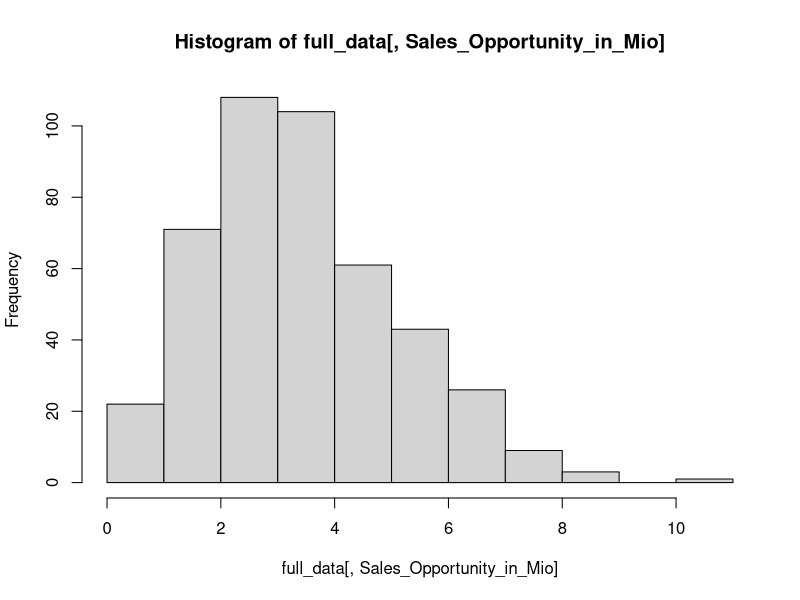
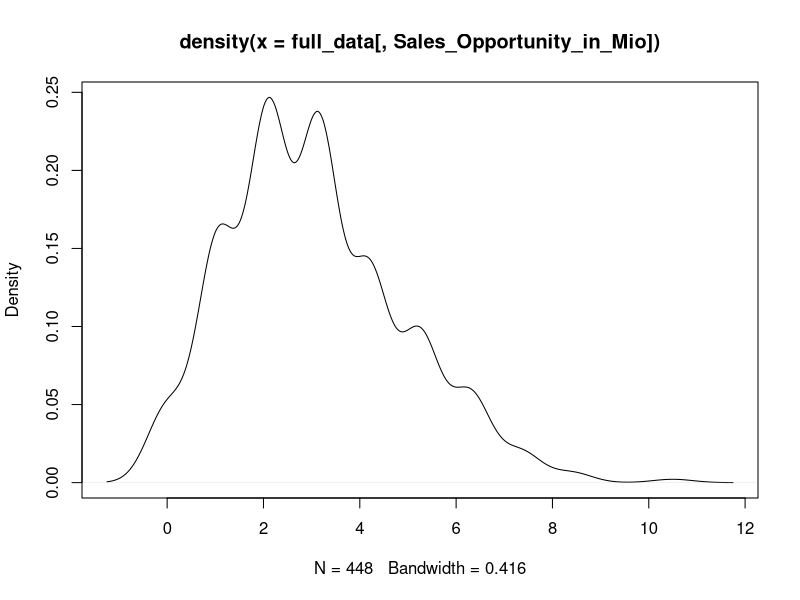
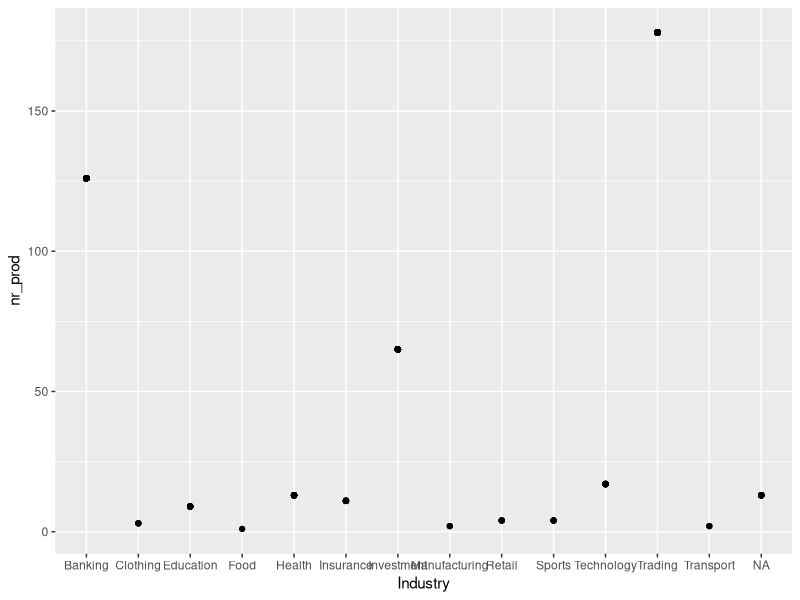
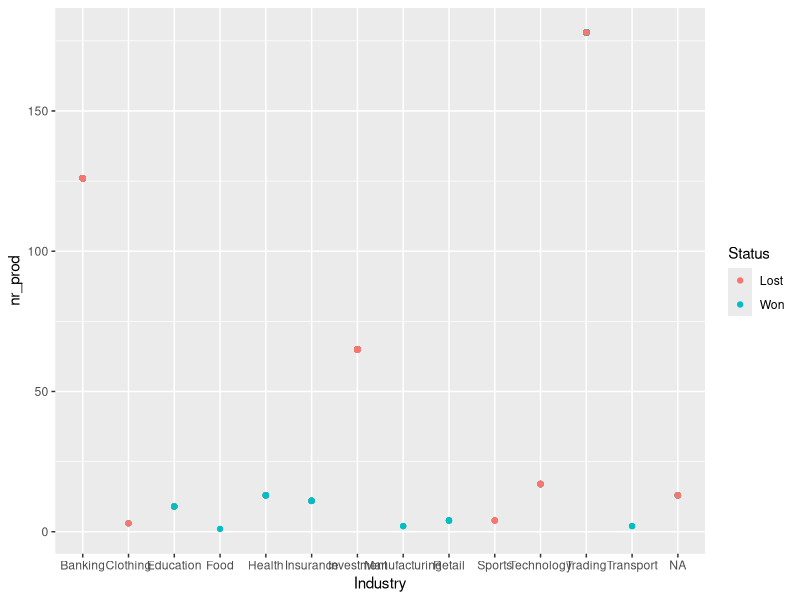

The R script that drew these images, in order:
# SHORTCUTS #
# --- comment out: ctr shf c ---

### INTRODUCTION TO R ###
### Project Session 1 ###
### Tobias Boner 17-707-878 ###


### install packages ###
# install.packages("data.table", version='1.0')
install.packages("data.table")
install.packages("lubridate")
install.packages("ggplot2")
# install.packages("RSQLite")

### load packages ### 
# activate / reload a package - have to activate package before every session
library(data.table)
library(ggplot2)
library(lubridate)
# library(RSQLite)

# get documentation of package
help.search("install.packages")


# get list of installed packages
installed.packages()

### removing a package ###
# remove.packages("data.table")
# remove.packages("lubridatate")


###########################################################################################
###########################################################################################


#####################   TASK 1   ################################

###########   1 a)   ##############

# read in files
ind <- fread("industries.csv", header = TRUE) # header= TRUE so first row is assigned as header
prod <- fread("products.csv")

# print files
prod
ind

# # merge files with left outer join to loose no data
# # only columns "Seller" and "Industry" are needed
# data <- merge(prod, ind[, c("Seller", "Industry")], by="Seller", all.x = TRUE)

# merge data with full outer join to loose no data at all
# only columns "Seller" and "Industry" are needed
full_data <- merge(prod, ind[, c("Seller", "Industry")], by="Seller", all = TRUE)

# print data frames
# data
full_data

# check information for data 
# str(data)
str(full_data)

###########   1 b)   ##############

# to still see missing values you can do a full outer join of the two data frames



#####################   TASK 2  ################################

###########   2.1   ##############

# graphical overview
hist(full_data[ ,Sales_Opportunity_in_Mio])
plot(density(full_data[, Sales_Opportunity_in_Mio]))

# numeric overview
summary(full_data)
density(full_data[, Sales_Opportunity_in_Mio])


###########   2.2   ##############

# aggregate nr of prodcuts per industry
full_data[, nr_prod := .N , by= Industry]

# print data
full_data

# plot data 
# barplot(height=full_data$nr_prod, names=data$Industry)
ggplot(full_data, aes(Industry, nr_prod)) + geom_point()

# -> Trading industry sells the most products

###########   2.3   ##############

# polt additional dimension of Status in color
ggplot(full_data, aes(Industry, nr_prod, color = Status)) + geom_point()



#####################   TASK 3  ################################


###########   3.1   ##############

# create binary columns for correlation between Competitors and Status
full_data$bin_compet <- ifelse(full_data$Competitors == "Yes", 1,
                               ifelse(full_data$Competitors =="No",0,-1))

full_data$bin_win <- ifelse(full_data$Status == "Won", 1,
                            ifelse(full_data$Status =="Lost",0,-1))

# print data
full_data

# compute correlation
cor(full_data$bin_compet==1,full_data$bin_win==1)

#  -> Interpreation of Corrleation = -0.4066365
## --> negative correlation between Competitors and Status which means if you have no competitors you have higher chance to win


###########   3.2   ##############

my_function <- function(data){
  # only rows which have won
  data <- data[Status=="Won"]
  # get sum by seller
  sum_by_seller <- data[, sum(Sales_Opportunity_in_Mio), by=Seller]
  # sort descdending by seller
  # --> not done
  # return table
  return(sum_by_seller)
}

# call function
my_function(full_data)

